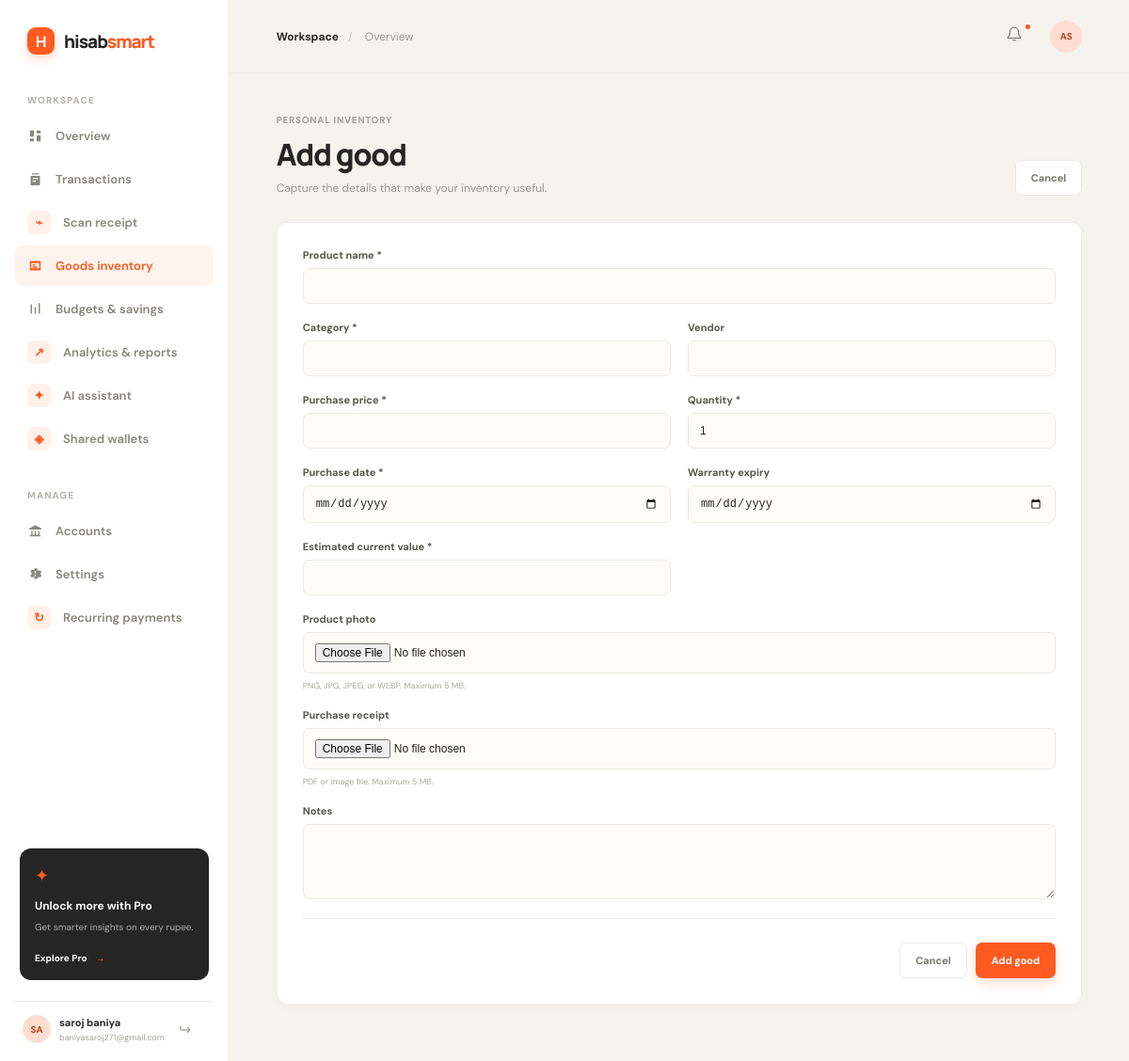
The app's page /goods/new (signed in) with its own data.
### tables this page shows
CREATE TABLE users (
    id INTEGER PRIMARY KEY AUTOINCREMENT,
    email TEXT NOT NULL UNIQUE COLLATE NOCASE,
    password_hash TEXT NOT NULL,
    full_name TEXT NOT NULL,
    created_at TEXT NOT NULL DEFAULT CURRENT_TIMESTAMP
);

### routes.py (the view, shortened to what this page needs)
@main_bp.route("/goods/new", methods=("GET", "POST"))
@login_required
def new_good():
    return render_template("good_form.html", good=None, categories=goods_categories(), page_title="Add good")

### auth.py (called while the page is built)
def csrf_token() -> str:
    token = session.get("_csrf_token")
    if not token:
        token = secrets.token_urlsafe(32)
        session["_csrf_token"] = token
    return token

@auth_bp.before_app_request
def csrf_protect() -> None:
    if request.method == "POST":
        validate_csrf()

def load_logged_in_user() -> None:
    user_id = session.get("user_id")
    if user_id is None:
        g.user = None
        return
    g.user = get_db().execute(
        "SELECT id, email, full_name FROM users WHERE id = ?", (user_id,)
    ).fetchone()
    if g.user is None:
        session.clear()

def login_required(view: Callable[..., Any]) -> Callable[..., Any]:
    @wraps(view)
    def wrapped_view(**kwargs: Any) -> Any:
        if g.user is None:
            flash("Please log in to continue.", "error")
            return redirect(url_for("auth.login", next=request.path))
        return view(**kwargs)
    return wrapped_view

### db.py (called while the page is built)
def get_db() -> sqlite3.Connection:
    if "db" not in g:
        database = Path(current_app.config["DATABASE"])
        database.parent.mkdir(parents=True, exist_ok=True)
        g.db = sqlite3.connect(database)
        g.db.row_factory = sqlite3.Row
        g.db.execute("PRAGMA foreign_keys = ON")
    return g.db

### routes.py (called while the page is built)
def goods_categories() -> list[str]:
    rows = get_db().execute(
        "SELECT DISTINCT category FROM goods WHERE user_id = ? ORDER BY category COLLATE NOCASE",
        (g.user["id"],),
    ).fetchall()
    return sorted({row["category"] for row in rows} | {"Electronics", "Furniture", "Appliances", "Vehicles", "General"}, key=str.casefold)

### templates/good_form.html (shortened to what this page needs)
{% extends "base.html" %}
{% block content %}
<div class="page-container goods-page"><div class="section-heading"><div><p class="eyebrow">Personal inventory</p><h1>{{ page_title }}</h1><p class="subheading">Capture the details that make your inventory useful.</p></div><a class="secondary-button" href="{{ url_for('main.goods') }}">Cancel</a></div>
<form class="panel transaction-form" method="post" enctype="multipart/form-data"><input type="hidden" name="_csrf_token" value="{{ csrf_token() }}"><div class="form-grid">
<div class="form-field wide"><label for="name">Product name *</label><input id="name" name="name" required maxlength="160" value="{{ request.form.get('name', good.name if good else '') }}"></div>
<div class="form-field"><label for="category">Category *</label><input id="category" name="category" list="goods-categories" required maxlength="80" value="{{ request.form.get('category', good.category if good else '') }}"></div>
<div class="form-field"><label for="vendor">Vendor</label><input id="vendor" name="vendor" maxlength="120" value="{{ request.form.get('vendor', good.vendor if good else '') }}"></div>
<div class="form-field"><label for="purchase_price">Purchase price *</label><input id="purchase_price" name="purchase_price" type="number" min="0" step="0.01" required value="{{ request.form.get('purchase_price', good.unit_price if good else '') }}"></div>
<div class="form-field"><label for="quantity">Quantity *</label><input id="quantity" name="quantity" type="number" min="1" max="100000" required value="{{ request.form.get('quantity', good.quantity if good else 1) }}"></div>
<div class="form-field"><label for="purchase_date">Purchase date *</label><input id="purchase_date" name="purchase_date" type="date" required value="{{ request.form.get('purchase_date', good.purchase_date if good else '') }}"></div>
<div class="form-field"><label for="warranty_expiry">Warranty expiry</label><input id="warranty_expiry" name="warranty_expiry" type="date" value="{{ request.form.get('warranty_expiry', good.warranty_expiry if good else '') }}"></div>
<div class="form-field"><label for="estimated_value">Estimated current value *</label><input id="estimated_value" name="estimated_value" type="number" min="0" step="0.01" required value="{{ request.form.get('estimated_value', good.estimated_value if good else '') }}"></div>
<div class="form-field wide"><label for="photo">Product photo</label><input id="photo" name="photo" type="file" accept=".png,.jpg,.jpeg,.webp"><small>PNG, JPG, JPEG, or WEBP. Maximum 5 MB.</small></div>
<div class="form-field wide"><label for="receipt">Purchase receipt</label><input id="receipt" name="receipt" type="file" accept=".pdf,.png,.jpg,.jpeg,.webp"><small>PDF or image file. Maximum 5 MB.</small></div>
<div class="form-field wide"><label for="notes">Notes</label><textarea id="notes" name="notes" rows="4" maxlength="2000">{{ request.form.get('notes', good.notes if good else '') }}</textarea></div>
</div><div class="form-actions"><a class="secondary-button" href="{{ url_for('main.goods') }}">Cancel</a><button class="primary-button" type="submit">{{ 'Save changes' if good else 'Add good' }}</button></div></form></div>
{% endblock %}

### templates/base.html (shortened to what this page needs)
<!doctype html>
<html lang="en">
<head>
    <link rel="stylesheet" href="{{ url_for('static', filename='css/style.css') }}">
</head>
<body>
{% if g.user %}
    <div class="app-shell">
        <aside class="sidebar" id="sidebar">
            <a class="brand" href="{{ url_for('main.dashboard') }}" aria-label="HisabSmart home">
                <span class="brand-mark">H</span>
                <span>hisab<span>smart</span></span>
            </a>
            <div class="sidebar-label">Workspace</div>
            <nav class="main-nav" aria-label="Main navigation">
                <a class="nav-item {% if request.endpoint == 'main.dashboard' %}active{% endif %}" href="{{ url_for('main.dashboard') }}">
                    <svg aria-hidden="true" viewBox="0 0 24 24"><path d="M4 13h6V4H4v9Zm0 7h6v-4H4v4Zm10 0h6v-9h-6v9Zm0-16v4h6V4h-6Z"/></svg>
                    Overview
                </a>
                <a class="nav-item {% if request.endpoint in ['main.transactions', 'main.edit_transaction'] %}active{% endif %}" href="{{ url_for('main.transactions') }}">
                    <svg aria-hidden="true" viewBox="0 0 24 24"><path d="M7 3h10v2H7V3Zm-2 4h14v14H5V7Zm3 3v2h8v-2H8Zm0 4v2h5v-2H8Z"/></svg>
                    Transactions
                </a>
                <a class="nav-item {% if request.endpoint in ['main.scan_receipt', 'main.review_receipt'] %}active{% endif %}" href="{{ url_for('main.scan_receipt') }}">
                    <span class="stat-icon expense-icon">⌁</span>
                    Scan receipt
                </a>
                <a class="nav-item {% if request.endpoint in ['main.goods', 'main.new_good', 'main.good_detail', 'main.edit_good'] %}active{% endif %}" href="{{ url_for('main.goods') }}">
                    <svg aria-hidden="true" viewBox="0 0 24 24"><path d="M4 5h16v14H4V5Zm2 3v8h12V8H6Zm2 2h4v2H8v-2Zm0 3h7v2H8v-2Z"/></svg>
                    Goods inventory
                </a>
                <a class="nav-item {% if request.endpoint in ['main.budgets', 'main.savings', 'main.delete_budget', 'main.delete_savings_goal', 'main.add_bill'] %}active{% endif %}" href="{{ url_for('main.budgets') }}">
                    <svg aria-hidden="true" viewBox="0 0 24 24"><path d="M5 19V5h2v14H5Zm6 0V9h2v10h-2Zm6 0V3h2v16h-2Z"/></svg>
                    Budgets & savings
                </a>
                <a class="nav-item {% if request.endpoint in ['main.reports', 'main.export_report'] %}active{% endif %}" href="{{ url_for('main.reports') }}">
                    <span class="stat-icon expense-icon">↗</span>
                    Analytics & reports
                </a>
                <a class="nav-item {% if request.endpoint == 'main.assistant' %}active{% endif %}" href="{{ url_for('main.assistant') }}">
                    <span class="stat-icon expense-icon">✦</span>
                    AI assistant
                </a>
                <a class="nav-item {% if request.endpoint in ['main.wallets', 'main.wallet_detail', 'main.invite_wallet_member', 'main.update_wallet_role', 'main.settle_wallet'] %}active{% endif %}" href="{{ url_for('main.wallets') }}">
                    <span class="stat-icon expense-icon">◈</span>
                    Shared wallets
                </a>
            </nav>
            <div class="sidebar-label">Manage</div>
            <nav class="main-nav" aria-label="Management navigation">
                <a class="nav-item {% if request.endpoint == 'main.accounts' %}active{% endif %}" href="{{ url_for('main.accounts') }}">
                    <svg aria-hidden="true" viewBox="0 0 24 24"><path d="M12 3 3 8v2h18V8l-9-5Zm-6 9v6H4v2h16v-2h-2v-6h-2v6h-3v-6h-2v6H8v-6H6Z"/></svg>
                    Accounts
                </a>
                <a class="nav-item {% if request.endpoint == 'main.settings' %}active{% endif %}" href="{{ url_for('main.settings') }}">
                    <svg aria-hidden="true" viewBox="0 0 24 24"><path d="m19.4 13 .1-1-.1-1 2-1.5-2-3.4-2.3 1a7.8 7.8 0 0 0-1.7-1L15.1 3h-4.2l-.3 2.1a7.8 7.8 0 0 0-1.7 1l-2.3-1-2 3.4 2 1.5-.1 1 .1 1-2 1.5 2 3.4 2.3-1c.5.4 1.1.7 1.7 1l.3 2.1h4.2l.3-2.1c.6-.3 1.2-.6 1.7-1l2.3 1 2-3.4-2-1.5ZM13 15h-2v-2h2v2Zm0-4h-2V7h2v4Z"/></svg>
                    Settings
                </a>
                <a class="nav-item {% if request.endpoint in ['main.recurring', 'main.edit_recurring', 'main.recurring_action'] %}active{% endif %}" href="{{ url_for('main.recurring') }}">
                    <span class="stat-icon expense-icon">↻</span>
                    Recurring payments
                </a>
            </nav>
            <div class="sidebar-bottom">
                <div class="upgrade-card">
                    <div class="upgrade-icon">✦</div>
                    <strong>Unlock more with Pro</strong>
                    <p>Get smarter insights on every rupee.</p>
                    <button class="text-button">Explore Pro <span>→</span></button>
                </div>
                <div class="user-mini">
                    <div class="avatar">{{ g.user.full_name[:2]|upper }}</div>
                    <div><strong>{{ g.user.full_name }}</strong><small>{{ g.user.email }}</small></div>
                    <form method="post" action="{{ url_for('auth.logout') }}">
                        <button class="more-button" type="submit" aria-label="Log out">↪</button>
                    </form>
                </div>
            </div>
        </aside>
        <main class="main-content">
            <header class="topbar">
                <div class="breadcrumb"><span>Workspace</span><b>/</b> Overview</div>
                <div class="topbar-actions">
                    <button class="icon-button notification-button" aria-label="Notifications">
                        <svg viewBox="0 0 24 24" aria-hidden="true"><path d="M18 9a6 6 0 0 0-12 0c0 7-3 7-3 9h18c0-2-3-2-3-9Zm-8 12h4"/></svg>
                        <i></i>
                    </button>
                    <button class="avatar top-avatar" aria-label="Open profile">AS</button>
                </div>
            </header>
{% else %}
    <main class="auth-main">
{% endif %}
{% block content %}{% endblock %}
{% if g.user %}</main></div>{% else %}</main>{% endif %}
</body>
</html>

### records on screen
users: user "SA", user.full_name "saroj baniya", user.email "baniyasaroj271@gmail.com"

### other values on screen
{{ page_title }} "Add good"
{{ 'Save changes' if good else 'Add good' }} "Add good"
